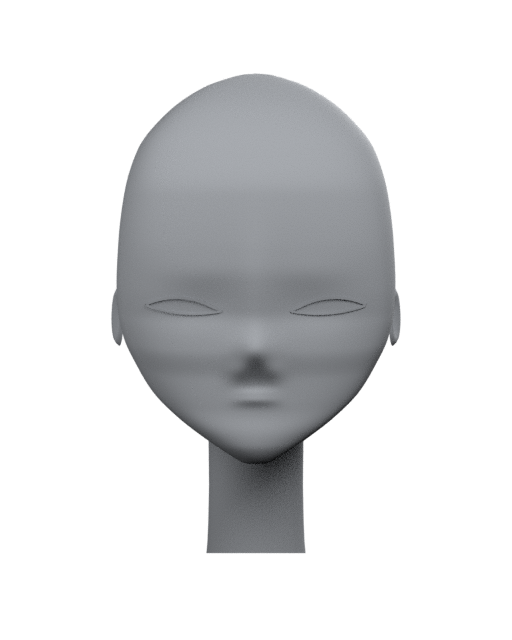
#> input picture tools/higgsfield/requests/plan_b/b03/head_shape_v1/review/front.png, 512 x 640 px, found by its file name
$ python compare_candidates.py
#> lines starting #> are read from the running program, lines starting #| are printed output that depends on the picture
"""Make a labeled review figure from existing Blender renders, without repainting.

This is a static comparison figure, not a game screenshot or a generation input.
Run from repository root: python compare_candidates.py
"""
from PIL import Image, ImageDraw, ImageFont
from pathlib import Path
import json

base = Path('assets/characters/plan_b_viya')
out = base / 'candidate_02' / 'review'
font_path = '/usr/share/fonts/truetype/dejavu/DejaVuSans.ttf'
font = ImageFont.truetype(font_path, 22)
small = ImageFont.truetype(font_path, 17)
columns = [('front.png', 'Front'), ('back.png', 'Rear'),
           ('game_high_angle.png', '55-degree view'),
           ('skin_stress_side.png', 'Skin stress (diagnostic)')]
cell_w, cell_h = 300, 395
sheet = Image.new('RGB', (4 * cell_w, 2 * cell_h + 85), (38, 40, 44))
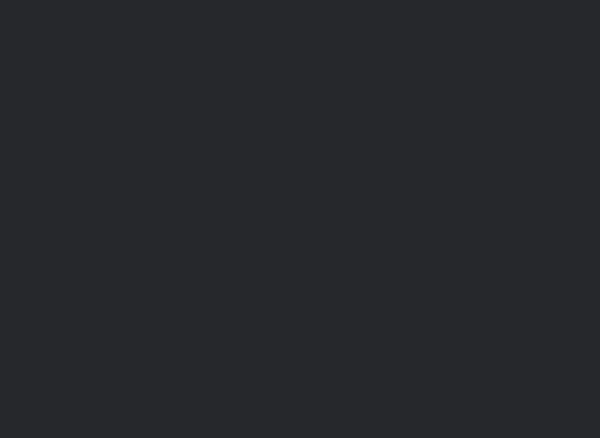
#> sheet: PIL image 1200x875 RGB (shown at 1/2 size); mean R, G, B 38, 40, 44
draw = ImageDraw.Draw(sheet)
draw.text((16, 12), 'B-03: candidate 01 vs supplied front/rear candidate 02', font=font, fill='white')
draw.text((16, 43), 'Same camera and texture-only shader. No color correction. Not game capture.', font=small, fill=(205, 208, 214))
for row, candidate in enumerate(('candidate_01', 'candidate_02')):
    for col, (filename, label) in enumerate(columns):
        src = Image.open(base / candidate / 'review' / filename).convert('RGBA')
#> src is the input picture: PIL image 512x640 RGBA; mean R, G, B, A 39.7, 40.5, 41.6, 73.7
        # Uniform whole-canvas resampling for a labeled figure, no alpha-bound fitting.
        src.thumbnail((cell_w - 12, cell_h - 40), Image.Resampling.LANCZOS)
#> src: PIL image 284x355 RGBA
        x, y = col * cell_w, 80 + row * cell_h
        tile = Image.new('RGBA', (cell_w, cell_h - 32), (110, 110, 110, 255))
        tile.alpha_composite(src, ((cell_w - src.width) // 2, 0))
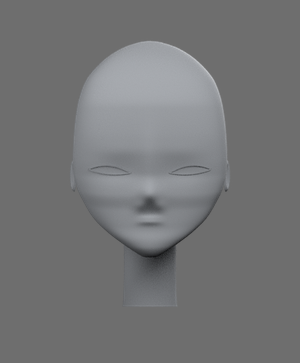
#> tile: PIL image 300x363 RGBA; mean R, G, B, A 116.6, 117.4, 118.5, 255
        sheet.paste(tile.convert('RGB'), (x, y + 32))
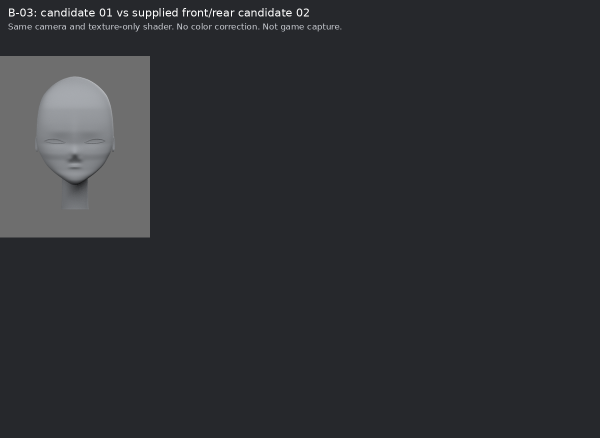
#> sheet: PIL image 1200x875 RGB (shown at 1/2 size); mean R, G, B 47, 48.9, 52.6
#> (the run stopped early here; a loop or call above may not have finished)
